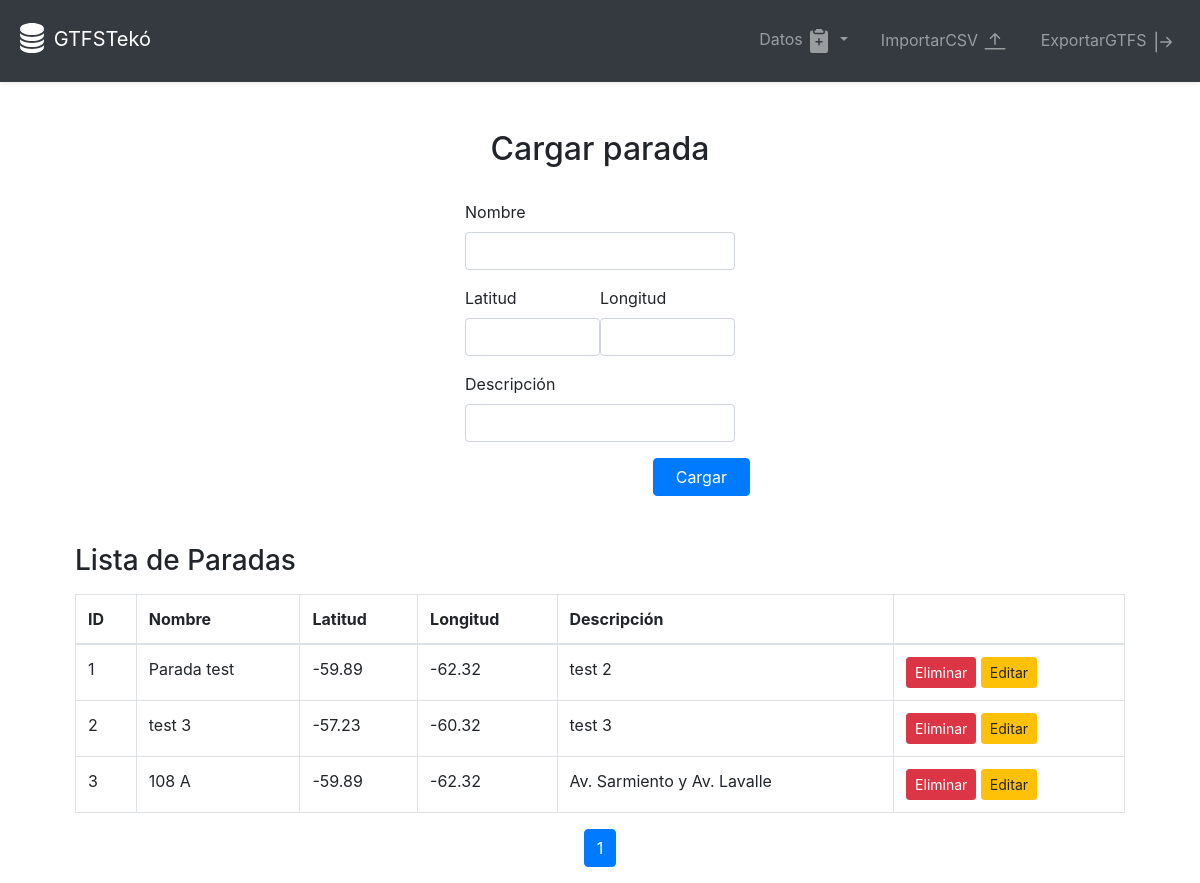
Before: /stop/cargar_stops with the older database file.
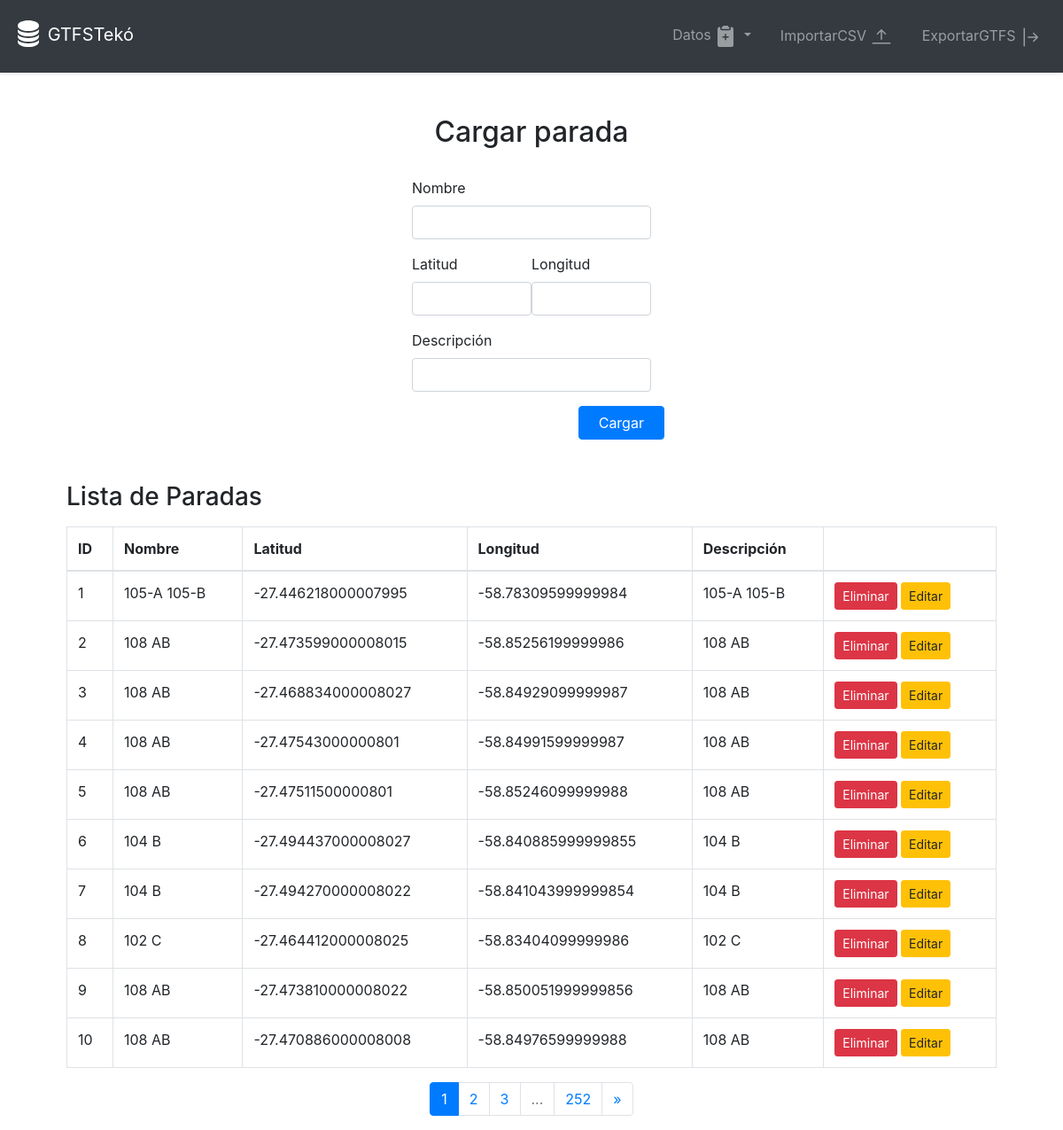
After: the same page with the newer database file.
### models/models.py (models this page shows)
class Stop(db.Model):
    stop_id = db.Column(db.Integer, primary_key=True)
    stop_name = db.Column(db.String(100), nullable=False)
    stop_lat = db.Column(db.Float, nullable=False)
    stop_lon = db.Column(db.Float, nullable=False)
    stop_desc = db.Column(db.String(100))

### routes/stop_routes.py (the view, shortened to what this page needs)
@stop_bp.route('/cargar_stops', methods=['GET', 'POST'])
def cargar_stops():
    page = request.args.get(get_page_parameter(), type=int, default=1)
    per_page = 10  # Set the number of items per page
    stops = Stop.query.paginate(page=page, per_page=per_page)
    pagination = Pagination(page=page, total=stops.total, search=False, record_name='stops', per_page=per_page)
    start_page = max(1, pagination.page - 2)
    end_page = min(pagination.page + 3, stops.pages + 1)
    return render_template(
        'cargar_stops.html',
        stops=stops.items,
        pagination=pagination,
        total_pages=stops.pages,
        start_page=start_page,
        end_page=end_page
    )

### templates/cargar_stops.html (shortened to what this page needs)
{% extends "base.html" %}
{% block content %}
<div class="container mt-5 d-flex align-items-center flex-column">
    <h2 class="text-center">Cargar parada</h2>
    <form method="POST" action="{{ url_for('stop.cargar_stops') }}" class="mt-4 w-25">
        <div class="form-group">
            <label for="stop_name">Nombre</label>
            <input type="text" class="form-control" id="stop_name" name="stop_name" required>
        </div>
        <div class="d-flex">
        <div class="form-group">
            <label for="stop_lat">Latitud</label>
            <input type="number" step="any" class="form-control" id="stop_lat" name="stop_lat" required>
        </div>
        <div class="form-group">
            <label for="stop_lon">Longitud</label>
            <input type="number" step="any" class="form-control" id="stop_lon" name="stop_lon" required>
        </div>
    </div>
        <div class="form-group">
            <label for="stop_desc">Descripción</label>
            <input type="text" class="form-control" id="stop_desc" name="stop_desc">
        </div>
    <div class="row">
        <div class="col"></div>
        <div class="col"></div>
        <button type="submit" class="btn btn-primary col">Cargar</button>
    </div>
    </form>
<div class="container">
    <h3 class="mt-5">Lista de Paradas</h3>
    <table class="table table-bordered mt-3">
        <thead>
            <tr>
                <th>ID</th>
                <th>Nombre</th>
                <th>Latitud</th>
                <th>Longitud</th>
                <th>Descripción</th>
                <th></th>
            </tr>
        </thead>
        <tbody>
            {% for stop in stops %}
            <tr>
                <td>{{ stop.stop_id }}</td>
                <td>{{ stop.stop_name }}</td>
                <td>{{ stop.stop_lat }}</td>
                <td>{{ stop.stop_lon }}</td>
                <td>{{ stop.stop_desc }}</td>
                <td>
                    <form method="POST" action="{{ url_for('stop.delete_stop', stop_id=stop.stop_id) }}">
                        <button type="submit" class="btn btn-danger btn-sm">Eliminar</button>
                        <button type="button" class="btn btn-warning btn-sm" data-toggle="modal" data-target="#editModal{{ stop.stop_id }}">Editar</button>
                    </form>
                </td>
            </tr>
            {% endfor %}
        </tbody>
    </table>
        <nav aria-label="Page navigation">
            <ul class="pagination justify-content-center">
                {% for page_num in range(start_page, end_page) %}
                    <li class="page-item {% if page_num == pagination.page %}active{% endif %}">
                        <a class="page-link" href="{{ url_for('stop.cargar_stops', page=page_num) }}">{{ page_num }}</a>
                    </li>
                {% endfor %}
                {% if pagination.page < total_pages - 2 %}
                    <li class="page-item disabled"><span class="page-link">...</span></li>
                    <li class="page-item">
                        <a class="page-link" href="{{ url_for('stop.cargar_stops', page=total_pages) }}">{{ total_pages }}</a>
                    </li>
                {% endif %}
                {% if pagination.page < total_pages %}
                    <li class="page-item">
                        <a class="page-link" href="{{ url_for('stop.cargar_stops', page=pagination.page + 1) }}" aria-label="Next">
                            <span aria-hidden="true">&raquo;</span>
                        </a>
                    </li>
                {% endif %}
            </ul>
        </nav>
</div>
{% endblock %}

Changed rows visible on the page:
changed Stop id 1: stop_name "Parada test" → "105-A 105-B"; stop_lat "-59.89" → "-27.446218000007995"; stop_lon "-62.32" → "-58.78309599999984"; stop_desc "test 2" → "105-A 105-B"
changed Stop id 2: stop_name "test 3" → "108 AB"; stop_lat "-57.23" → "-27.473599000008015"; stop_lon "-60.32" → "-58.85256199999986"; stop_desc "test 3" → "108 AB"
changed Stop id 3: stop_name "108 A" → "108 AB"; stop_lat "-59.89" → "-27.468834000008027"; stop_lon "-62.32" → "-58.84929099999987"; stop_desc "Av. Sarmiento y Av. Lavalle" → "108 AB"
added Stop: stop_id "4", stop_name "108 AB", stop_lat "-27.47543000000801", stop_lon "-58.84991599999987", stop_desc "108 AB"
added Stop: stop_id "5", stop_name "108 AB", stop_lat "-27.47511500000801", stop_lon "-58.85246099999988", stop_desc "108 AB"
added Stop: stop_id "6", stop_name "104 B", stop_lat "-27.494437000008027", stop_lon "-58.840885999999855", stop_desc "104 B"
added Stop: stop_id "7", stop_name "104 B", stop_lat "-27.494270000008022", stop_lon "-58.841043999999854", stop_desc "104 B"
added Stop: stop_id "8", stop_name "102 C", stop_lat "-27.464412000008025", stop_lon "-58.83404099999986", stop_desc "102 C"
added Stop: stop_id "9", stop_name "108 AB", stop_lat "-27.473810000008022", stop_lon "-58.850051999999856", stop_desc "108 AB"
added Stop: stop_id "10", stop_name "108 AB", stop_lat "-27.470886000008008", stop_lon "-58.84976599999988", stop_desc "108 AB"
Other visible differences:
{{ total_pages }}: (not shown) → "252"
new list line: "2"
new list line: "3"
